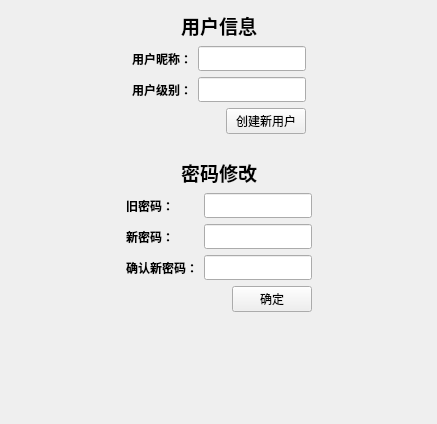
<?xml version="1.0" encoding="UTF-8"?>
<ui version="4.0">
 <class>UserInfoForm</class>
 <widget class="QWidget" name="UserInfoForm">
  <property name="geometry">
   <rect>
    <x>0</x>
    <y>0</y>
    <width>437</width>
    <height>424</height>
   </rect>
  </property>
  <property name="windowTitle">
   <string>Form</string>
  </property>
  <layout class="QVBoxLayout" name="verticalLayout_3">
   <item>
    <layout class="QHBoxLayout" name="horizontalLayout">
     <item>
      <spacer name="horizontalSpacer">
       <property name="orientation">
        <enum>Qt::Horizontal</enum>
       </property>
       <property name="sizeHint" stdset="0">
        <size>
         <width>40</width>
         <height>20</height>
        </size>
       </property>
      </spacer>
     </item>
     <item>
      <widget class="QLabel" name="userInfoLabel">
       <property name="font">
        <font>
         <family>微软雅黑</family>
         <pointsize>14</pointsize>
         <weight>75</weight>
         <bold>true</bold>
        </font>
       </property>
       <property name="text">
        <string>用户信息</string>
       </property>
      </widget>
     </item>
     <item>
      <spacer name="horizontalSpacer_2">
       <property name="orientation">
        <enum>Qt::Horizontal</enum>
       </property>
       <property name="sizeHint" stdset="0">
        <size>
         <width>40</width>
         <height>20</height>
        </size>
       </property>
      </spacer>
     </item>
    </layout>
   </item>
   <item>
    <layout class="QHBoxLayout" name="horizontalLayout_6">
     <item>
      <spacer name="horizontalSpacer_8">
       <property name="orientation">
        <enum>Qt::Horizontal</enum>
       </property>
       <property name="sizeHint" stdset="0">
        <size>
         <width>40</width>
         <height>20</height>
        </size>
       </property>
      </spacer>
     </item>
     <item>
      <layout class="QVBoxLayout" name="verticalLayout_2">
       <item>
        <layout class="QGridLayout" name="gridLayout">
         <item row="0" column="0">
          <widget class="QLabel" name="nameLabel">
           <property name="font">
            <font>
             <family>微软雅黑</family>
             <weight>75</weight>
             <bold>true</bold>
            </font>
           </property>
           <property name="text">
            <string>用户昵称：</string>
           </property>
          </widget>
         </item>
         <item row="0" column="1">
          <widget class="QLineEdit" name="nameEdit">
           <property name="font">
            <font>
             <family>微软雅黑</family>
            </font>
           </property>
           <property name="readOnly">
            <bool>true</bool>
           </property>
          </widget>
         </item>
         <item row="1" column="0">
          <widget class="QLabel" name="levelLabel">
           <property name="font">
            <font>
             <family>微软雅黑</family>
             <weight>75</weight>
             <bold>true</bold>
            </font>
           </property>
           <property name="text">
            <string>用户级别：</string>
           </property>
          </widget>
         </item>
         <item row="1" column="1">
          <widget class="QLineEdit" name="levelEdit">
           <property name="font">
            <font>
             <family>微软雅黑</family>
            </font>
           </property>
           <property name="readOnly">
            <bool>true</bool>
           </property>
          </widget>
         </item>
        </layout>
       </item>
       <item>
        <layout class="QHBoxLayout" name="horizontalLayout_2">
         <item>
          <spacer name="horizontalSpacer_3">
           <property name="orientation">
            <enum>Qt::Horizontal</enum>
           </property>
           <property name="sizeHint" stdset="0">
            <size>
             <width>40</width>
             <height>20</height>
            </size>
           </property>
          </spacer>
         </item>
         <item>
          <widget class="QPushButton" name="createUserButton">
           <property name="font">
            <font>
             <family>仿宋</family>
            </font>
           </property>
           <property name="text">
            <string>创建新用户</string>
           </property>
          </widget>
         </item>
        </layout>
       </item>
      </layout>
     </item>
     <item>
      <spacer name="horizontalSpacer_9">
       <property name="orientation">
        <enum>Qt::Horizontal</enum>
       </property>
       <property name="sizeHint" stdset="0">
        <size>
         <width>40</width>
         <height>20</height>
        </size>
       </property>
      </spacer>
     </item>
    </layout>
   </item>
   <item>
    <spacer name="verticalSpacer_2">
     <property name="orientation">
      <enum>Qt::Vertical</enum>
     </property>
     <property name="sizeType">
      <enum>QSizePolicy::Minimum</enum>
     </property>
     <property name="sizeHint" stdset="0">
      <size>
       <width>20</width>
       <height>18</height>
      </size>
     </property>
    </spacer>
   </item>
   <item>
    <layout class="QHBoxLayout" name="horizontalLayout_4">
     <item>
      <spacer name="horizontalSpacer_5">
       <property name="orientation">
        <enum>Qt::Horizontal</enum>
       </property>
       <property name="sizeHint" stdset="0">
        <size>
         <width>40</width>
         <height>20</height>
        </size>
       </property>
      </spacer>
     </item>
     <item>
      <widget class="QLabel" name="passwordChangeLabel">
       <property name="font">
        <font>
         <family>微软雅黑</family>
         <pointsize>14</pointsize>
         <weight>75</weight>
         <bold>true</bold>
        </font>
       </property>
       <property name="text">
        <string>密码修改</string>
       </property>
      </widget>
     </item>
     <item>
      <spacer name="horizontalSpacer_6">
       <property name="orientation">
        <enum>Qt::Horizontal</enum>
       </property>
       <property name="sizeHint" stdset="0">
        <size>
         <width>40</width>
         <height>20</height>
        </size>
       </property>
      </spacer>
     </item>
    </layout>
   </item>
   <item>
    <layout class="QHBoxLayout" name="horizontalLayout_5">
     <item>
      <spacer name="horizontalSpacer_7">
       <property name="orientation">
        <enum>Qt::Horizontal</enum>
       </property>
       <property name="sizeHint" stdset="0">
        <size>
         <width>40</width>
         <height>20</height>
        </size>
       </property>
      </spacer>
     </item>
     <item>
      <layout class="QVBoxLayout" name="verticalLayout">
       <item>
        <layout class="QGridLayout" name="gridLayout_2">
         <item row="0" column="0">
          <widget class="QLabel" name="oldPasswordLabel">
           <property name="font">
            <font>
             <family>微软雅黑</family>
             <weight>75</weight>
             <bold>true</bold>
            </font>
           </property>
           <property name="text">
            <string>旧密码：</string>
           </property>
          </widget>
         </item>
         <item row="0" column="1">
          <widget class="QLineEdit" name="oldPasswordEdit">
           <property name="font">
            <font>
             <family>微软雅黑</family>
            </font>
           </property>
          </widget>
         </item>
         <item row="1" column="0">
          <widget class="QLabel" name="newPasswordLabel">
           <property name="font">
            <font>
             <family>微软雅黑</family>
             <weight>75</weight>
             <bold>true</bold>
            </font>
           </property>
           <property name="text">
            <string>新密码：</string>
           </property>
          </widget>
         </item>
         <item row="1" column="1">
          <widget class="QLineEdit" name="newPasswordEdit">
           <property name="font">
            <font>
             <family>微软雅黑</family>
            </font>
           </property>
          </widget>
         </item>
         <item row="2" column="0">
          <widget class="QLabel" name="confirmPasswordLabel">
           <property name="font">
            <font>
             <family>微软雅黑</family>
             <weight>75</weight>
             <bold>true</bold>
            </font>
           </property>
           <property name="text">
            <string>确认新密码：</string>
           </property>
          </widget>
         </item>
         <item row="2" column="1">
          <widget class="QLineEdit" name="confirmPasswordEdit">
           <property name="font">
            <font>
             <family>微软雅黑</family>
            </font>
           </property>
          </widget>
         </item>
        </layout>
       </item>
       <item>
        <layout class="QHBoxLayout" name="horizontalLayout_3">
         <item>
          <spacer name="horizontalSpacer_4">
           <property name="orientation">
            <enum>Qt::Horizontal</enum>
           </property>
           <property name="sizeHint" stdset="0">
            <size>
             <width>40</width>
             <height>20</height>
            </size>
           </property>
          </spacer>
         </item>
         <item>
          <widget class="QPushButton" name="sureButton">
           <property name="font">
            <font>
             <family>仿宋</family>
            </font>
           </property>
           <property name="text">
            <string>确定</string>
           </property>
          </widget>
         </item>
        </layout>
       </item>
      </layout>
     </item>
     <item>
      <spacer name="horizontalSpacer_10">
       <property name="orientation">
        <enum>Qt::Horizontal</enum>
       </property>
       <property name="sizeHint" stdset="0">
        <size>
         <width>40</width>
         <height>20</height>
        </size>
       </property>
      </spacer>
     </item>
    </layout>
   </item>
   <item>
    <spacer name="verticalSpacer">
     <property name="orientation">
      <enum>Qt::Vertical</enum>
     </property>
     <property name="sizeHint" stdset="0">
      <size>
       <width>20</width>
       <height>89</height>
      </size>
     </property>
    </spacer>
   </item>
  </layout>
 </widget>
 <resources/>
 <connections/>
</ui>
